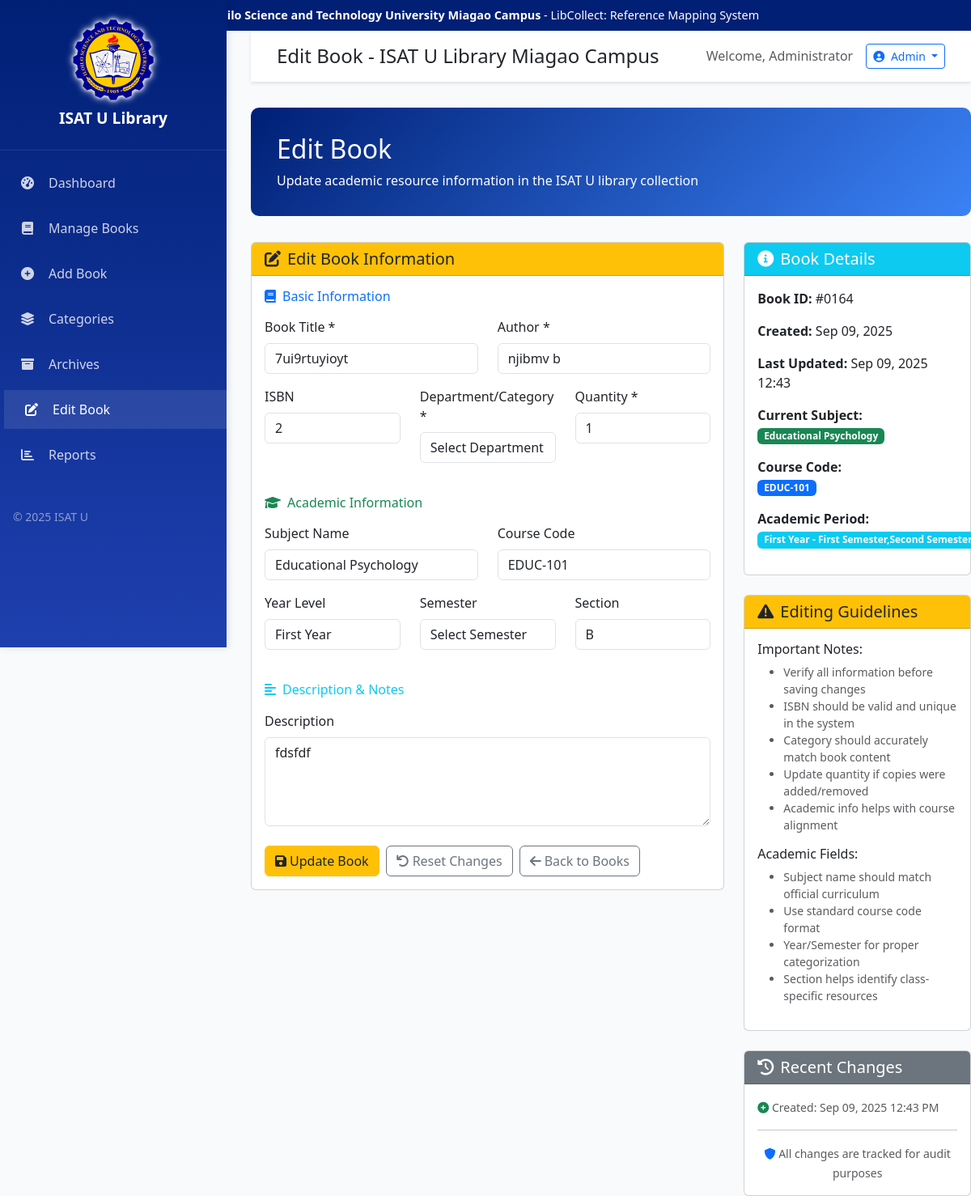
Screenshot of /views/edit-book.php?id=164 (signed in) with the database file from the repository.
### tables this page shows
CREATE TABLE `books` (
  `id` int(11) NOT NULL,
  `title` varchar(255) NOT NULL,
  `author` varchar(255) NOT NULL,
  `isbn` varchar(20) DEFAULT NULL,
  `category` text NOT NULL,
  `quantity` int(11) NOT NULL DEFAULT 1,
  `description` text DEFAULT NULL,
  `created_at` timestamp NOT NULL DEFAULT current_timestamp(),
  `updated_at` timestamp NOT NULL DEFAULT current_timestamp() ON UPDATE current_timestamp(),
  `subject_name` varchar(255) DEFAULT NULL,
  `course_code` varchar(50) DEFAULT NULL,
  `publication_year` int(4) DEFAULT NULL,
  `book_copy_number` int(11) DEFAULT NULL,
  `total_quantity` int(11) DEFAULT NULL,
  `is_multi_context` tinyint(1) DEFAULT 0,
  `same_book_series` tinyint(1) DEFAULT 0,
  `year_level` text DEFAULT NULL,
  `semester` text DEFAULT NULL,
  `section` text DEFAULT NULL
);

### classes/Book.php (called while the page is built, shortened)
<?php
class Book {
    private $pdo;
    public function __construct($pdo) {
        $this->pdo = $pdo;
    }
    public function getBookById($id) {
        try {
            $stmt = $this->pdo->prepare("SELECT * FROM books WHERE id = ?");
            $stmt->execute([$id]);
            return $stmt->fetch(PDO::FETCH_ASSOC);
        } catch (PDOException $e) {
            error_log("Error in getBookById: " . $e->getMessage());
            return false;
        }
    }
}
?>

### views/edit-book.php (the view, shortened to what this page needs)
<?php
require_once '../config/database.php';
require_once '../classes/Book.php';
$database = new Database();
$pdo = $database->connect();
$book = new Book($pdo);
$book_id = isset($_GET['id']) ? (int)$_GET['id'] : 0;
$book_data = $book->getBookById($book_id);
include '../includes/header.php';
?>
<div class="page-header">
    <h1 class="h2 mb-2">Edit Book</h1>
    <p class="mb-0">Update academic resource information in the ISAT U library collection</p>
</div>
<div class="row">
    <div class="col-md-8">
        <div class="card">
            <div class="card-header bg-warning text-dark">
                <h5 class="mb-0"><i class="fas fa-edit me-2"></i>Edit Book Information</h5>
            </div>
            <div class="card-body">
                <form method="POST" id="editBookForm">
                    <div class="mb-4">
                        <h6 class="text-primary mb-3"><i class="fas fa-book me-2"></i>Basic Information</h6>
                        <div class="row">
                            <div class="col-md-6 mb-3">
                                <label class="form-label">Book Title *</label>
                                <input type="text" class="form-control" name="title"
                                       value="<?php echo htmlspecialchars($book_data['title']); ?>"
                                       required placeholder="Enter complete book title">
                            </div>
                            <div class="col-md-6 mb-3">
                                <label class="form-label">Author *</label>
                                <input type="text" class="form-control" name="author"
                                       value="<?php echo htmlspecialchars($book_data['author']); ?>"
                                       required placeholder="Author's full name">
                            </div>
                        </div>
                        <div class="row">
                            <div class="col-md-4 mb-3">
                                <label class="form-label">ISBN</label>
                                <input type="text" class="form-control" name="isbn"
                                       value="<?php echo htmlspecialchars($book_data['isbn']); ?>"
                                       placeholder="978-XXXXXXXXXX">
                            </div>
                            <div class="col-md-4 mb-3">
                                <label class="form-label">Department/Category *</label>
                                <select class="form-control" name="category" required id="categorySelect">
                                    <option value="">Select Department</option>
                                </select>
                            </div>
                            <div class="col-md-4 mb-3">
                                <label class="form-label">Quantity *</label>
                                <input type="number" class="form-control" name="quantity" min="1"
                                       value="<?php echo $book_data['quantity']; ?>" required>
                            </div>
                        </div>
                    </div>
                    <div class="mb-4">
                        <h6 class="text-success mb-3"><i class="fas fa-graduation-cap me-2"></i>Academic Information</h6>
                        <div class="row">
                            <div class="col-md-6 mb-3">
                                <label class="form-label">Subject Name</label>
                                <input type="text" class="form-control" name="subject_name"
                                       value="<?php echo htmlspecialchars($book_data['subject_name'] ?? ''); ?>"
                                       placeholder="e.g., Occupational Safety and Health">
                            </div>
                            <div class="col-md-6 mb-3">
                                <label class="form-label">Course Code</label>
                                <input type="text" class="form-control" name="course_code"
                                       value="<?php echo htmlspecialchars($book_data['course_code'] ?? ''); ?>"
                                       placeholder="e.g., BIT-OSH, EDUC-101">
                            </div>
                        </div>
                        <div class="row">
                            <div class="col-md-4 mb-3">
                                <label class="form-label">Year Level</label>
                                <select class="form-control" name="year_level">
                                    <option value="First Year" <?php echo (($book_data['year_level'] ?? '') == 'First Year') ? 'selected' : ''; ?>>First Year</option>
                                </select>
                            </div>
                            <div class="col-md-4 mb-3">
                                <label class="form-label">Semester</label>
                                <select class="form-control" name="semester">
                                    <option value="">Select Semester</option>
                                </select>
                            </div>
                            <div class="col-md-4 mb-3">
                                <label class="form-label">Section</label>
                                <input type="text" class="form-control" name="section"
                                       value="<?php echo htmlspecialchars($book_data['section'] ?? ''); ?>"
                                       placeholder="e.g., A, B, 1A, 2B">
                            </div>
                        </div>
                    </div>
                    <div class="mb-4">
                        <h6 class="text-info mb-3"><i class="fas fa-align-left me-2"></i>Description & Notes</h6>
                        <div class="mb-3">
                            <label class="form-label">Description</label>
                            <textarea class="form-control" name="description" rows="4"
                                      placeholder="Brief description of the book content, learning objectives, or course relevance..."><?php echo htmlspecialchars($book_data['description']); ?></textarea>
                        </div>
                    </div>
                    <div class="d-flex gap-2">
                        <button type="submit" class="btn btn-warning text-dark">
                            <i class="fas fa-save me-1"></i>Update Book
                        </button>
                        <button type="reset" class="btn btn-outline-secondary" onclick="resetForm()">
                            <i class="fas fa-undo me-1"></i>Reset Changes
                        </button>
                        <a href="books.php" class="btn btn-outline-secondary">
                            <i class="fas fa-arrow-left me-1"></i>Back to Books
                        </a>
                    </div>
                </form>
            </div>
        </div>
    </div>
    <div class="col-md-4">
        <div class="card mb-4">
            <div class="card-header bg-info text-white">
                <h5 class="mb-0"><i class="fas fa-info-circle me-2"></i>Book Details</h5>
            </div>
            <div class="card-body">
                <div class="mb-3">
                    <strong>Book ID:</strong> #<?php echo str_pad($book_data['id'], 4, '0', STR_PAD_LEFT); ?>
                </div>
                <div class="mb-3">
                    <strong>Created:</strong> <?php echo date('M d, Y', strtotime($book_data['created_at'])); ?>
                </div>
                <div class="mb-3">
                    <strong>Last Updated:</strong> <?php echo date('M d, Y H:i', strtotime($book_data['updated_at'])); ?>
                </div>
                <?php if (!empty($book_data['subject_name'])): ?>
                <div class="mb-3">
                    <strong>Current Subject:</strong><br>
                    <span class="badge bg-success"><?php echo htmlspecialchars($book_data['subject_name']); ?></span>
                </div>
                <?php endif; ?>
                <?php if (!empty($book_data['course_code'])): ?>
                <div class="mb-3">
                    <strong>Course Code:</strong><br>
                    <span class="badge bg-primary"><?php echo htmlspecialchars($book_data['course_code']); ?></span>
                </div>
                <?php endif; ?>
                <?php if (!empty($book_data['year_level']) && !empty($book_data['semester'])): ?>
                <div class="mb-3">
                    <strong>Academic Period:</strong><br>
                    <span class="badge bg-info"><?php echo htmlspecialchars($book_data['year_level']) . ' - ' . htmlspecialchars($book_data['semester']); ?></span>
                </div>
                <?php endif; ?>
            </div>
        </div>
        <div class="card mb-4">
            <div class="card-header bg-warning text-dark">
                <h5 class="mb-0"><i class="fas fa-exclamation-triangle me-2"></i>Editing Guidelines</h5>
            </div>
            <div class="card-body">
                <h6>Important Notes:</h6>
                <ul class="small text-muted">
                    <li>Verify all information before saving changes</li>
                    <li>ISBN should be valid and unique in the system</li>
                    <li>Category should accurately match book content</li>
                    <li>Update quantity if copies were added/removed</li>
                    <li>Academic info helps with course alignment</li>
                </ul>
                <h6 class="mt-3">Academic Fields:</h6>
                <ul class="small text-muted">
                    <li>Subject name should match official curriculum</li>
                    <li>Use standard course code format</li>
                    <li>Year/Semester for proper categorization</li>
                    <li>Section helps identify class-specific resources</li>
                </ul>
            </div>
        </div>
        <div class="card">
            <div class="card-header bg-secondary text-white">
                <h5 class="mb-0"><i class="fas fa-history me-2"></i>Recent Changes</h5>
            </div>
            <div class="card-body">
                <div class="timeline">
                    <div class="timeline-item">
                        <small class="text-muted">
                            <i class="fas fa-plus-circle text-success"></i>
                            Created: <?php echo date('M d, Y g:i A', strtotime($book_data['created_at'])); ?>
                        </small>
                    </div>
                </div>
                <hr>
                <div class="text-center">
                    <small class="text-muted">
                        <i class="fas fa-shield-alt text-primary"></i>
                        All changes are tracked for audit purposes
                    </small>
                </div>
            </div>
        </div>
    </div>
</div>
<?php include '../includes/footer.php'; ?>

### assets/css/style.css (style rules this page uses)
:root { --primary-color: #001f75; --secondary-color: #3b82f6; --accent-color: #fbbf24; --sidebar-width: 280px; }
body { font-family: 'Segoe UI', Tahoma, Geneva, Verdana, sans-serif; background-color: #f8fafc; }
.page-header { background: linear-gradient(135deg, var(--primary-color) 0%, var(--secondary-color) 100%); color: white; padding: 2rem; margin-bottom: 2rem; border-radius: 10px; }

### rows the page displays
books: title "7ui9rtuyioyt", author "njibmv b", isbn "2", quantity "1", subject_name "Educational Psychology", course_code "EDUC-101", year_level "First Year", section "B", description "fdsfdf", id "0164", created_at "Sep 09, 2025", updated_at "Sep 09, 2025 12:43", semester "First Semester,Second…", created_at "Sep 09, 2025 12:43 PM"

### other values shown
$page_title "Edit Book - ISAT U Library Miagao Campus"
